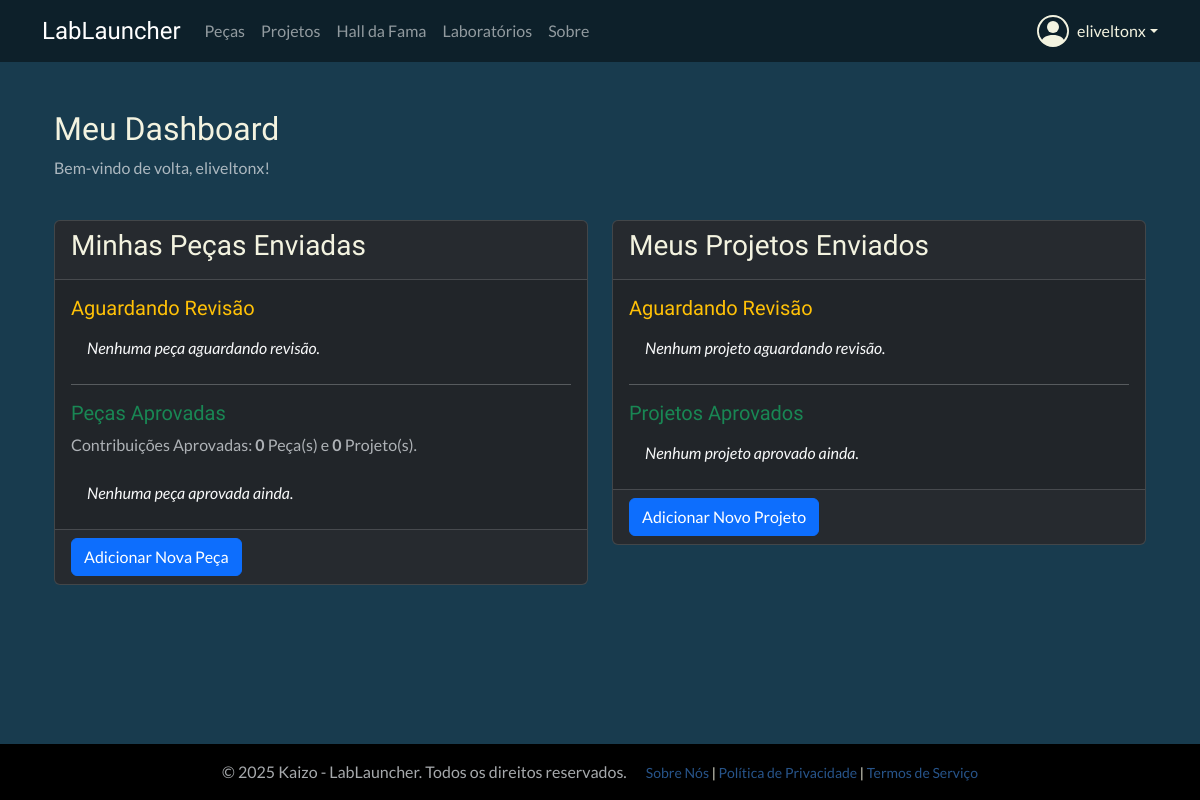
Before: /dashboard/ (signed in) with the older database file.
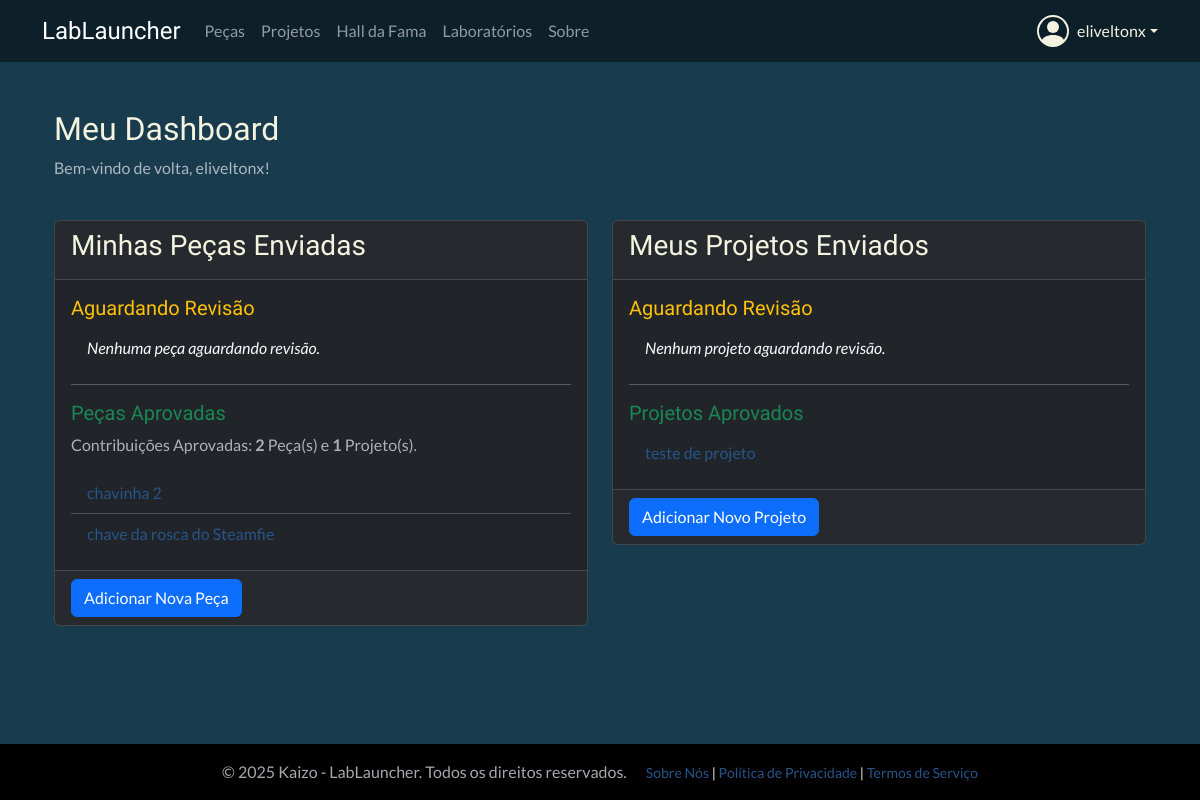
After: the same page with the newer database file.
### catalog/models.py (models this page shows, shortened)
class Part(models.Model):
    STATUS_CHOICES = (('in_review', 'Em Revisão'), ('approved', 'Aprovado'), ('rejected', 'Rejeitado'))
    thumbnail = models.ImageField(
        upload_to='part_thumbnails/', # Pasta dentro de 'media' onde as imagens serão salvas
        storage=storage_para_usar,
        verbose_name='Thumbnail',
        null=True, # O campo é opcional
        blank=True # O campo pode ser deixado em branco no formulário
    )
    is_hall_of_fame = models.BooleanField(default=False, verbose_name="Destaque (Hall da Fama)")
    name = models.CharField(max_length=200, verbose_name='Nome da Peça')
    description = models.TextField(verbose_name='Descrição')
    category = models.ForeignKey(PartCategory, on_delete=models.SET_NULL, null=True, verbose_name='Categoria da Peça')
    author = models.ForeignKey(settings.AUTH_USER_MODEL, on_delete=models.SET_NULL, null=True, verbose_name='Autor')
    stl_file = models.FileField(upload_to='parts_stl/', storage=storage_para_usar, verbose_name='Arquivo STL')
    camera_pos_x = models.FloatField(null=True, blank=True, verbose_name="Câmera Posição X")
    camera_pos_y = models.FloatField(null=True, blank=True, verbose_name="Câmera Posição Y")
    camera_pos_z = models.FloatField(null=True, blank=True, verbose_name="Câmera Posição Z")
    status = models.CharField(max_length=10, choices=STATUS_CHOICES, default='in_review', verbose_name='Status')
    created_at = models.DateTimeField(auto_now_add=True, verbose_name='Data de Criação')
    updated_at = models.DateTimeField(auto_now=True, verbose_name='Última Atualização')
    class Meta:
        verbose_name = 'Peça'
        verbose_name_plural = 'Peças'
        ordering = ['-created_at']

class Project(models.Model):
    STATUS_CHOICES = (('in_review', 'Em Revisão'), ('approved', 'Aprovado'), ('rejected', 'Rejeitado'))
    thumbnail = models.ImageField(
        upload_to='part_thumbnails/', # Pasta dentro de 'media' onde as imagens serão salvas
        storage=storage_para_usar,
        verbose_name='Thumbnail',
        null=True, # O campo é opcional
        blank=True # O campo pode ser deixado em branco no formulário
    )
    is_hall_of_fame = models.BooleanField(default=False, verbose_name="Destaque (Hall da Fama)")
    title = models.CharField(max_length=255, verbose_name='Título do Projeto')
    description = RichTextUploadingField(verbose_name='Descrição Detalhada')
    author = models.ForeignKey(settings.AUTH_USER_MODEL, on_delete=models.SET_NULL, null=True, verbose_name='Autor')
    category = models.ForeignKey(ProjectCategory, on_delete=models.SET_NULL, null=True, verbose_name='Categoria do Projeto')
    parts_used = models.ManyToManyField(Part, blank=True, verbose_name='Peças Utilizadas')
    status = models.CharField(max_length=10, choices=STATUS_CHOICES, default='in_review', verbose_name='Status')
    created_at = models.DateTimeField(auto_now_add=True, verbose_name='Data de Criação')
    updated_at = models.DateTimeField(auto_now=True, verbose_name='Última Atualização')
    class Meta:
        verbose_name = 'Projeto'
        verbose_name_plural = 'Projetos'
        ordering = ['-created_at']

### pages/views.py (the view)
# urls.py: path('dashboard/', dashboard_view, name='dashboard'), # <-- Adicione esta linha
@login_required # Garante que apenas usuários logados acessem esta página
def dashboard_view(request):
    user_parts = Part.objects.filter(author=request.user).order_by('-created_at')
    user_projects = Project.objects.filter(author=request.user).order_by('-created_at')
    context = {
        'parts_in_review': user_parts.filter(status='in_review'),
        'parts_approved': user_parts.filter(status='approved'),
        'parts_approved_count': user_parts.filter(status='approved').count(),
        'parts_rejected': user_parts.filter(status='rejected'),
        'projects_in_review': user_projects.filter(status='in_review'),
        'projects_approved': user_projects.filter(status='approved'),
        'projects_approved_count': user_projects.filter(status='approved').count(),
        'projects_rejected': user_projects.filter(status='rejected'),
    }
    return render(request, 'pages/dashboard.html', context)

### pages/templates/pages/dashboard.html (shortened to what the changed rows need)
{% extends "base.html" %}
{% block content %}
<div class="container mt-4">
    <div class="row mb-4">
        <div class="col-md-8">
            <h2>Meu Dashboard</h2>
        </div>
    </div>
    <div class="row">
        <div class="col-md-6 mb-4">
            <div class="card bg-dark text-light">
                <div class="card-body">
                    <p class="text-muted">
                        Contribuições Aprovadas:
                        <strong>{{ parts_approved_count }}</strong> Peça(s) e <strong>{{ projects_approved_count }}</strong> Projeto(s).
                    </p>
                    <ul class="list-group list-group-flush">
                        {% for part in parts_approved %}
                            <li class="list-group-item bg-dark text-light"><a href="{% url 'catalog:part-detail' part.pk %}">{{ part.name }}</a></li>
                        {% empty %}
                            <li class="list-group-item bg-dark text-light fst-italic">Nenhuma peça aprovada ainda.</li>
                        {% endfor %}
                    </ul>
                </div>
            </div>
        </div>
        <div class="col-md-6 mb-4">
            <div class="card bg-dark text-light">
                <div class="card-body">
                    <ul class="list-group list-group-flush">
                        {% for project in projects_approved %}
                            <li class="list-group-item bg-dark text-light"><a href="{% url 'catalog:project-detail' project.pk %}">{{ project.title }}</a></li>
                        {% empty %}
                            <li class="list-group-item bg-dark text-light fst-italic">Nenhum projeto aprovado ainda.</li>
                        {% endfor %}
                    </ul>
                </div>
            </div>
        </div>
    </div>
</div>
{% endblock %}

Changed rows visible on the page:
added Part: name "chavinha 2"
added Part: name "chave da rosca do Steamfie"
added Project: title "teste de projeto"
Other visible differences:
{{ parts_approved_count }}: "0" → "2"
{{ projects_approved_count }}: "0" → "1"
text no longer shown: "Nenhuma peça aprovada ainda. Nenhum projeto aprovado ainda."
